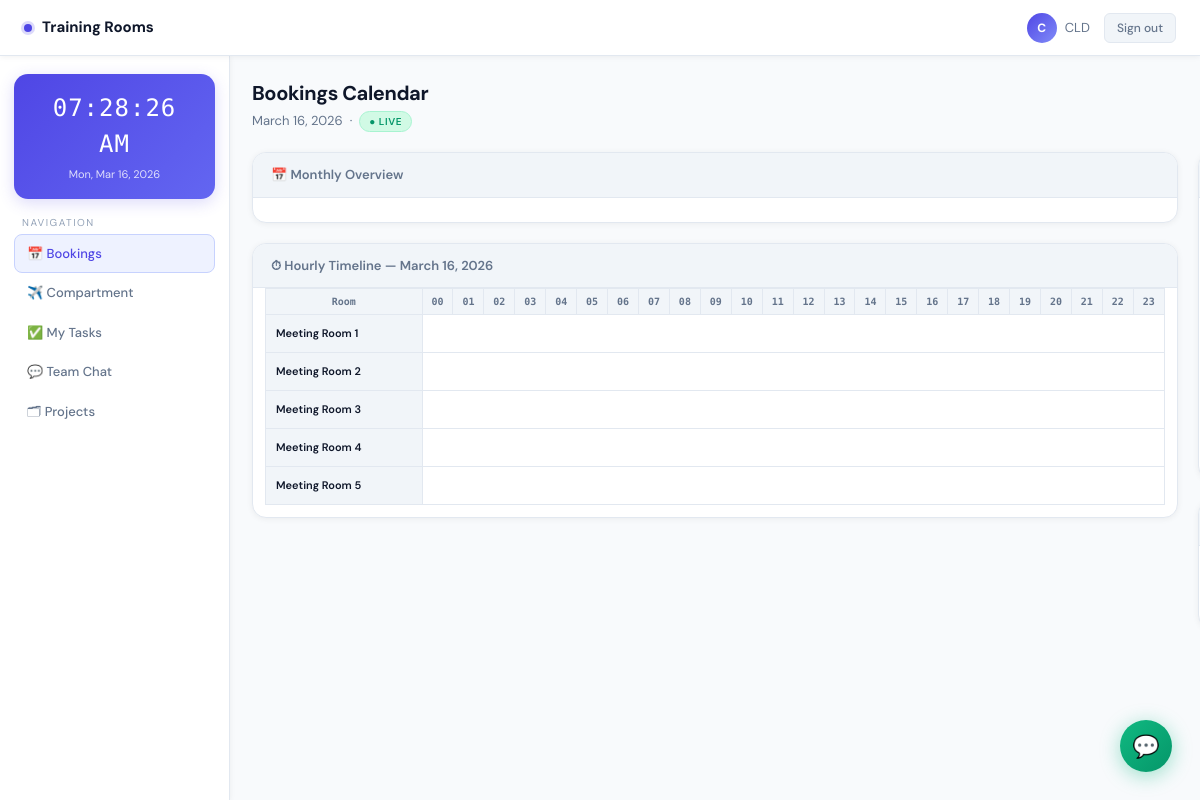
Screenshot of / (signed in) with the database file from the repository.
### booking/models.py (models this page shows, shortened)
class Room(models.Model):
    name           = models.CharField(max_length=100, unique=True)
    description    = models.CharField(max_length=255, blank=True)
    capacity       = models.PositiveIntegerField(default=0, help_text="Max attendees")
    tools          = models.CharField(max_length=255, blank=True, help_text="e.g. speaker, projector")
    tables         = models.PositiveIntegerField(default=0)
    chairs         = models.PositiveIntegerField(default=0)
    image          = models.ImageField(upload_to='room_images/', blank=True, null=True)
    projector      = models.CharField(max_length=3, choices=[("Yes","Yes"),("No","No")], default="No")
    speaker        = models.CharField(max_length=3, choices=[("Yes","Yes"),("No","No")], default="No")
    price_per_hour = models.DecimalField(
        max_digits=10, decimal_places=2, default=0.00,
        help_text="Room rental cost per hour (PHP)"
    )

### booking/views.py (the view)
# urls.py: path("", views.dashboard, name="dashboard"),
@login_required
def dashboard(request):
    date_str = request.GET.get('date')
    try:
        selected_date = datetime.strptime(date_str, '%Y-%m-%d').date() if date_str else timezone.localdate()
    except ValueError:
        selected_date = timezone.localdate()
    rooms = Room.objects.all().order_by('id')
    room_bookings = [
        {
            'room': room,
            'bookings': Booking.objects.filter(room=room, start__date=selected_date).order_by('start'),
        }
        for room in rooms
    ]
    trips = Trip.objects.filter(date__gte=selected_date).order_by('date')[:10]
    todos = Todo.objects.filter(user=request.user, is_done=False).order_by('due_date')[:10]
    room_data = [
        {
            'id': r.id, 'name': r.name, 'capacity': r.capacity,
            'projector': r.projector, 'speaker': r.speaker,
            'tables': r.tables, 'chairs': r.chairs,
            'image_url': r.image.url if r.image else '/static/img/placeholder.png',
            'price_per_hour': float(r.price_per_hour),
        }
        for r in rooms
    ]
    return render(request, 'booking/dashboard.html', {
        'room_bookings': room_bookings,
        'selected_date': selected_date,
        'trips': trips,
        'rooms': rooms,
        'room_data': room_data,
        'todos': todos,
    })

### booking/templatetags/custom_tags.py (called while the page is built)
@register.filter
def to(value, end):
    return range(value, end + 1)

### booking/templates/booking/dashboard.html (shortened to what this page needs)
{% extends 'booking/base.html' %}
{% load custom_tags %}
{% load static %}
{% block content %}
<header class="app-header">
  <div class="header-brand"><div class="dot"></div> Training Rooms</div>
  <div class="header-right">
    <div class="header-user">
      <div class="avatar">{{ request.user.username|slice:":1"|upper }}</div>
      <span>{{ request.user.username }}</span>
    </div>
    <a href="{% url 'logout' %}" class="btn-logout">Sign out</a>
  </div>
</header>
<div class="app-body">
  <aside class="sidebar">
    <div class="clock-widget">
      <div class="clock-time" id="clock">00:00:00</div>
      <div class="clock-date" id="date">Loading…</div>
    </div>
    <div>
      <div class="sidebar-label">Navigation</div>
      <a class="nav-item active" href="#">📅 Bookings</a>
      <a class="nav-item" href="{% url 'trip_create' %}">✈️ Compartment</a>
      <a class="nav-item" href="{% url 'todo_list' %}">✅ My Tasks</a>
      <a class="nav-item" href="{% url 'chat_view' %}">💬 Team Chat</a>
      <a class="nav-item" href="{% url 'project_list' %}">🗂 Projects</a>
    </div>
  </aside>
  <div class="main-content">
    <div class="main-scroll">
      <div>
        <div class="page-title">Bookings Calendar</div>
        <div class="page-sub">{{ selected_date }} &nbsp;·&nbsp; <span class="badge live">● Live</span></div>
      </div>
      <div class="content-grid">
        <div class="left-col">
          <div class="card">
            <div class="card-header">📅 Monthly Overview</div>
            <div class="card-body" style="padding:12px;"><div id="fc-calendar"></div></div>
          </div>
          <div class="card">
            <div class="card-header">⏱ Hourly Timeline — {{ selected_date }}</div>
            <div class="card-body" style="padding:0 0 12px 0;">
              <div class="timeline-wrap" style="padding:0 12px;">
                <table class="timeline-table">
                  <thead>
                    <tr>
                      <th>Room</th>
                      {% for h in 0|to:23 %}<th>{{ h|stringformat:"02d" }}</th>{% endfor %}
                    </tr>
                  </thead>
                  <tbody>
                    {% for rb in room_bookings %}
                    <tr style="height:38px; position:relative;">
                      <td class="room-name">{{ rb.room.name }}</td>
                      <td colspan="24" style="position:relative; padding:0; height:38px;">
                      </td>
                    </tr>
                    {% endfor %}
                  </tbody>
                </table>
              </div>
            </div>
          </div>
        </div>
        <div class="right-col">
          <div class="card">
          </div>
          <div class="card" style="flex:1;">
          </div>
        </div>
      </div>
    </div>
  </div>
</div>
<a href="{% url 'chat_view' %}" class="float-chat" title="Team Chat">💬</a>
{% endblock %}

### rows the page displays
Room: room.name "Meeting Room 1"
Room: room.name "Meeting Room 2"
Room: room.name "Meeting Room 3"
Room: room.name "Meeting Room 4"
Room: room.name "Meeting Room 5"

### other values shown
{{ request.user.username|slice:":1"|upper }} "C"
{{ request.user.username }} "CLD"
{{ selected_date }} "March 16, 2026"
{{ h|stringformat:"02d" }} "00" "01" "02" "03" "04" "05" "06" "07" "08" "09" "10" "11" "12" "13" "14" "15" "16" "17" "18" "19" "20" "21" "22" "23"
